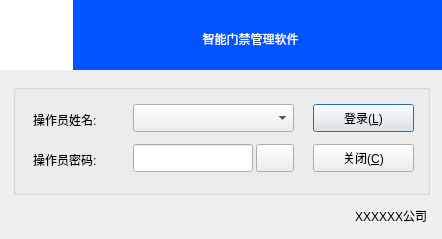
<?xml version="1.0" encoding="UTF-8"?>
<ui version="4.0">
 <class>FrmLogin</class>
 <widget class="QDialog" name="FrmLogin">
  <property name="geometry">
   <rect>
    <x>0</x>
    <y>0</y>
    <width>442</width>
    <height>239</height>
   </rect>
  </property>
  <property name="windowTitle">
   <string>操作员登录</string>
  </property>
  <property name="windowIcon">
   <iconset resource="rc.qrc">
    <normaloff>:/image/login.png</normaloff>:/image/login.png</iconset>
  </property>
  <widget class="QLabel" name="label">
   <property name="geometry">
    <rect>
     <x>0</x>
     <y>0</y>
     <width>442</width>
     <height>70</height>
    </rect>
   </property>
   <property name="styleSheet">
    <string notr="true">background-color: rgb(0, 85, 255);</string>
   </property>
   <property name="text">
    <string/>
   </property>
  </widget>
  <widget class="QGroupBox" name="groupBox">
   <property name="geometry">
    <rect>
     <x>13</x>
     <y>84</y>
     <width>417</width>
     <height>111</height>
    </rect>
   </property>
   <property name="styleSheet">
    <string notr="true">border-color: rgb(85, 85, 127);</string>
   </property>
   <property name="title">
    <string/>
   </property>
   <widget class="QComboBox" name="txtUserName">
    <property name="geometry">
     <rect>
      <x>120</x>
      <y>20</y>
      <width>161</width>
      <height>28</height>
     </rect>
    </property>
   </widget>
   <widget class="QLabel" name="labUserName">
    <property name="geometry">
     <rect>
      <x>20</x>
      <y>20</y>
      <width>91</width>
      <height>31</height>
     </rect>
    </property>
    <property name="text">
     <string>操作员姓名:</string>
    </property>
   </widget>
   <widget class="QLabel" name="labUserPwd">
    <property name="geometry">
     <rect>
      <x>20</x>
      <y>60</y>
      <width>91</width>
      <height>31</height>
     </rect>
    </property>
    <property name="text">
     <string>操作员密码:</string>
    </property>
   </widget>
   <widget class="QLineEdit" name="txtUserPwd">
    <property name="geometry">
     <rect>
      <x>120</x>
      <y>60</y>
      <width>120</width>
      <height>28</height>
     </rect>
    </property>
    <property name="echoMode">
     <enum>QLineEdit::Password</enum>
    </property>
   </widget>
   <widget class="QPushButton" name="btnLogin">
    <property name="geometry">
     <rect>
      <x>300</x>
      <y>20</y>
      <width>101</width>
      <height>28</height>
     </rect>
    </property>
    <property name="cursor">
     <cursorShape>PointingHandCursor</cursorShape>
    </property>
    <property name="text">
     <string>登录(&amp;L)</string>
    </property>
    <property name="icon">
     <iconset resource="rc.qrc">
      <normaloff>:/image/update.png</normaloff>:/image/update.png</iconset>
    </property>
    <property name="iconSize">
     <size>
      <width>20</width>
      <height>20</height>
     </size>
    </property>
   </widget>
   <widget class="QPushButton" name="btnClose">
    <property name="geometry">
     <rect>
      <x>300</x>
      <y>60</y>
      <width>101</width>
      <height>28</height>
     </rect>
    </property>
    <property name="cursor">
     <cursorShape>PointingHandCursor</cursorShape>
    </property>
    <property name="toolTip">
     <string>&lt;html&gt;&lt;head/&gt;&lt;body&gt;&lt;p&gt;&lt;br/&gt;&lt;/p&gt;&lt;/body&gt;&lt;/html&gt;</string>
    </property>
    <property name="whatsThis">
     <string>&lt;html&gt;&lt;head/&gt;&lt;body&gt;&lt;p&gt;&lt;br/&gt;&lt;/p&gt;&lt;/body&gt;&lt;/html&gt;</string>
    </property>
    <property name="text">
     <string>关闭(&amp;C)</string>
    </property>
    <property name="icon">
     <iconset resource="rc.qrc">
      <normaloff>:/image/delete.png</normaloff>:/image/delete.png</iconset>
    </property>
    <property name="iconSize">
     <size>
      <width>20</width>
      <height>20</height>
     </size>
    </property>
   </widget>
   <widget class="QPushButton" name="btnKey">
    <property name="geometry">
     <rect>
      <x>243</x>
      <y>60</y>
      <width>38</width>
      <height>28</height>
     </rect>
    </property>
    <property name="cursor">
     <cursorShape>PointingHandCursor</cursorShape>
    </property>
    <property name="text">
     <string/>
    </property>
    <property name="icon">
     <iconset resource="rc.qrc">
      <normaloff>:/image/key.ico</normaloff>:/image/key.ico</iconset>
    </property>
    <property name="iconSize">
     <size>
      <width>32</width>
      <height>32</height>
     </size>
    </property>
   </widget>
  </widget>
  <widget class="QLabel" name="labTitle">
   <property name="geometry">
    <rect>
     <x>60</x>
     <y>4</y>
     <width>381</width>
     <height>70</height>
    </rect>
   </property>
   <property name="styleSheet">
    <string notr="true">font: 75 22pt &quot;宋体&quot;;
color: rgb(254, 255, 233);</string>
   </property>
   <property name="text">
    <string>智能门禁管理软件</string>
   </property>
   <property name="alignment">
    <set>Qt::AlignCenter</set>
   </property>
  </widget>
  <widget class="QLabel" name="label_2">
   <property name="geometry">
    <rect>
     <x>0</x>
     <y>0</y>
     <width>73</width>
     <height>70</height>
    </rect>
   </property>
   <property name="styleSheet">
    <string notr="true">background-color: rgb(255, 255, 255);</string>
   </property>
   <property name="text">
    <string/>
   </property>
   <property name="pixmap">
    <pixmap resource="rc.qrc">:/main.ico</pixmap>
   </property>
   <property name="scaledContents">
    <bool>true</bool>
   </property>
  </widget>
  <widget class="QLabel" name="labCompany">
   <property name="geometry">
    <rect>
     <x>16</x>
     <y>202</y>
     <width>411</width>
     <height>27</height>
    </rect>
   </property>
   <property name="text">
    <string>XXXXXX公司</string>
   </property>
   <property name="alignment">
    <set>Qt::AlignRight|Qt::AlignTrailing|Qt::AlignVCenter</set>
   </property>
  </widget>
 </widget>
 <resources>
  <include location="rc.qrc"/>
 </resources>
 <connections/>
</ui>
